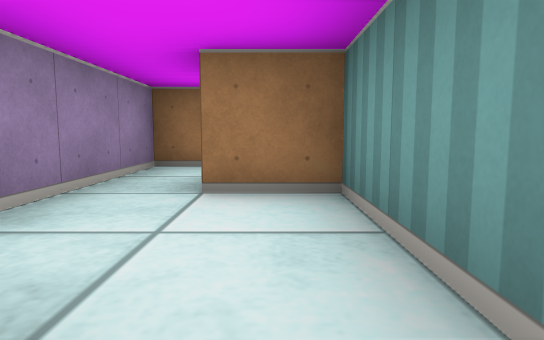
view 1 (above)

24 first-person views from a walk through a cub3D level. The camera is about half as high as the walls, tilts 6° down and sees 75° across. The floor is counted in squares. Each view is taken from the middle of a square. On the plan, view 1 faces up. The plan holds only what a view shows up to about 9 squares ahead; the rest is blank.

view 2
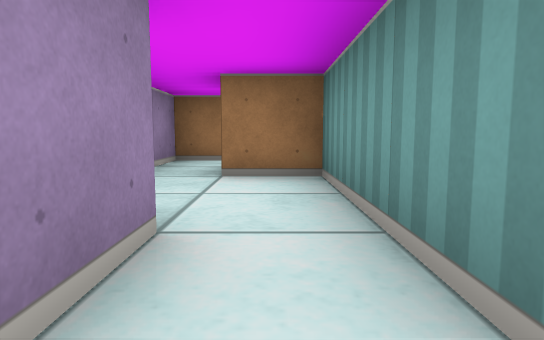

view 3
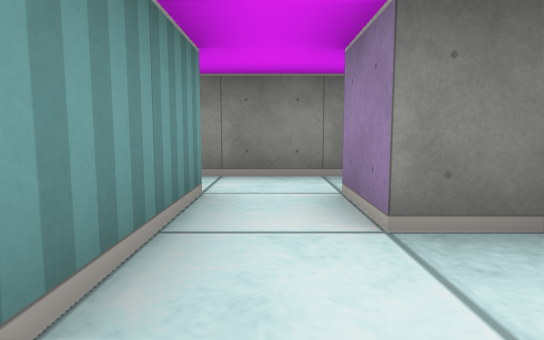

view 4
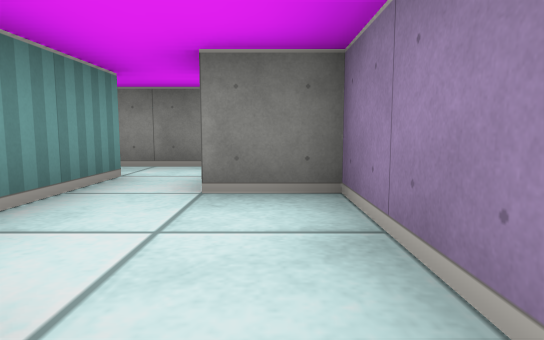

view 5
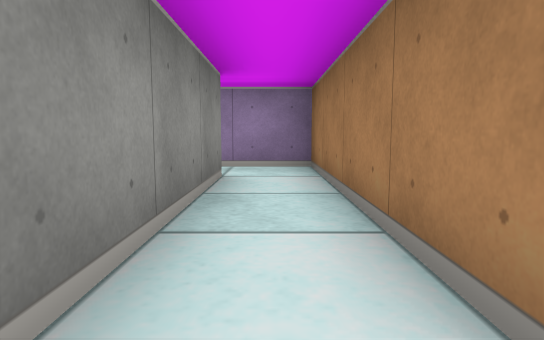

view 6
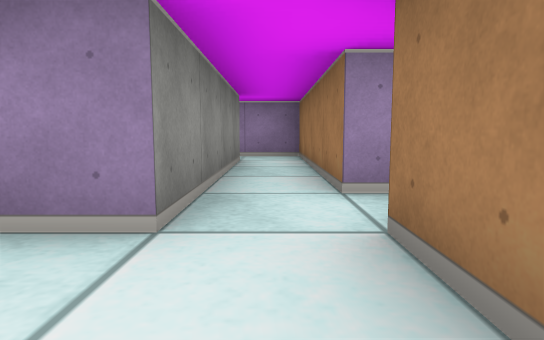

view 7
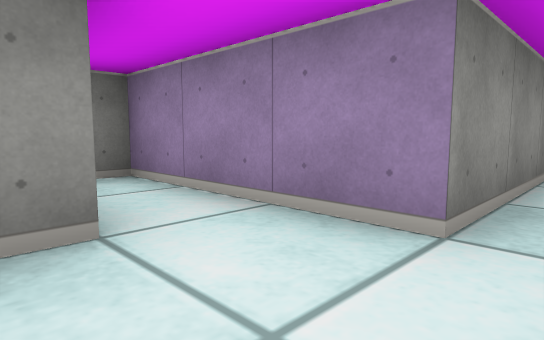

view 8
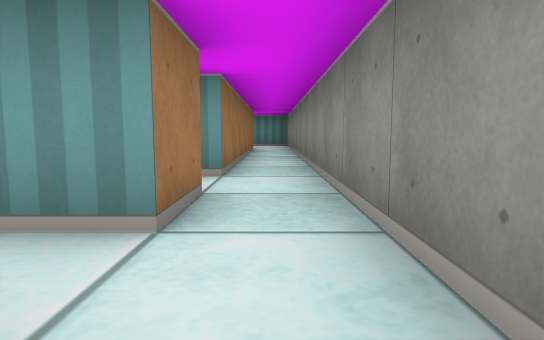

view 9
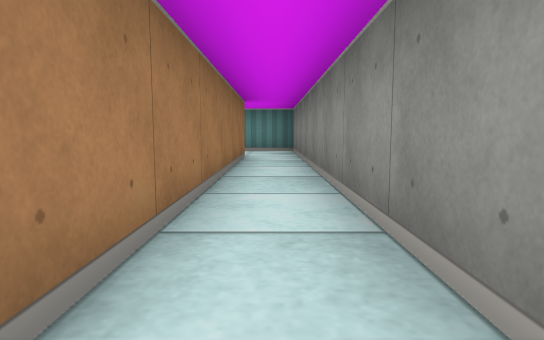

view 10
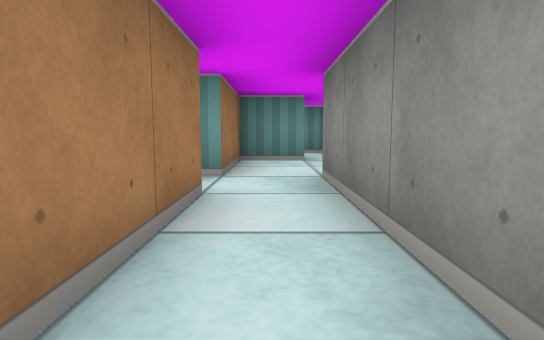

view 11
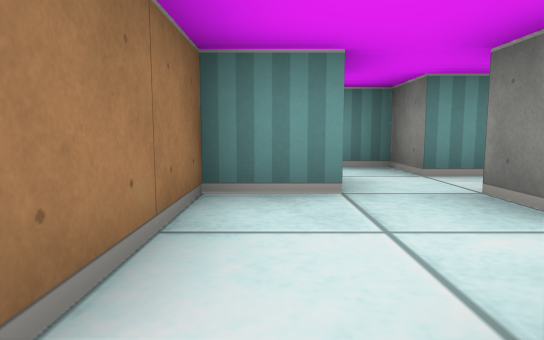

view 12
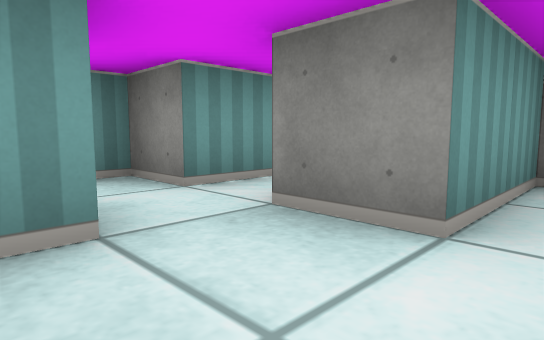

view 13
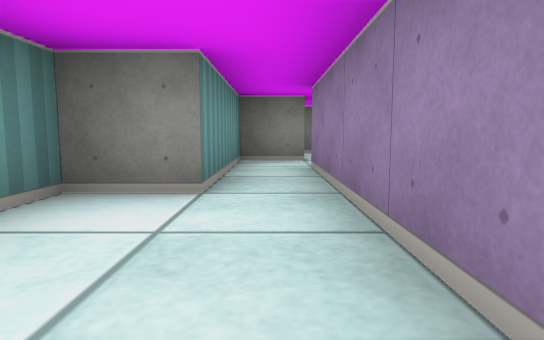

view 14
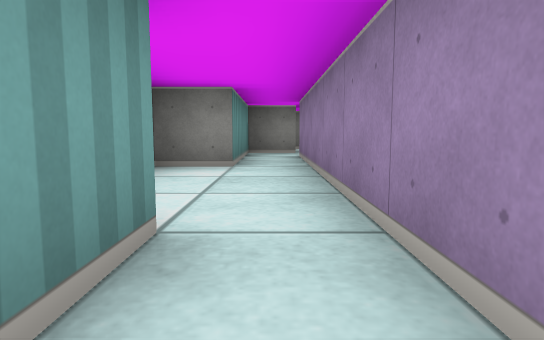

view 15
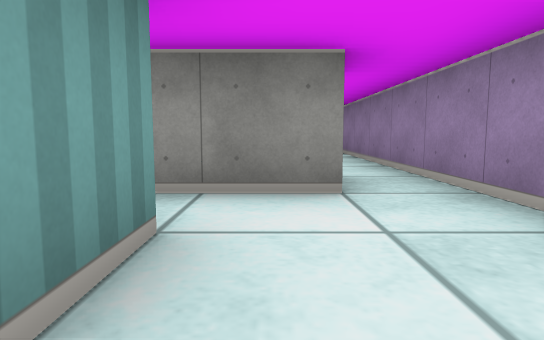

view 16
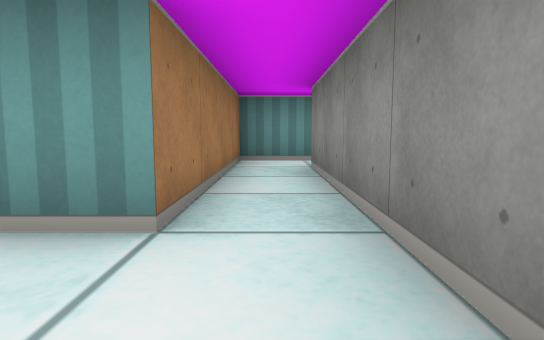

view 17
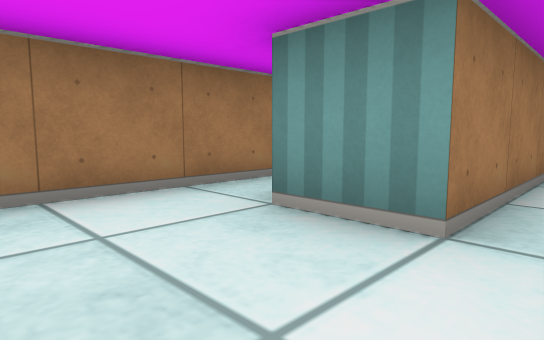

view 18
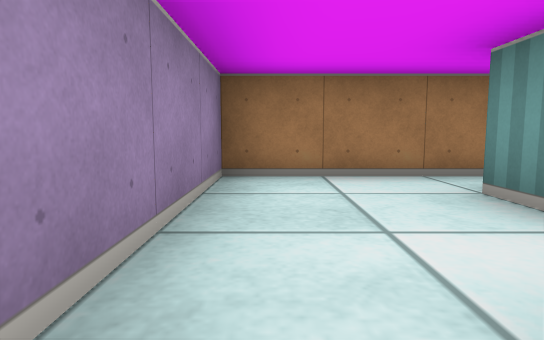

view 19
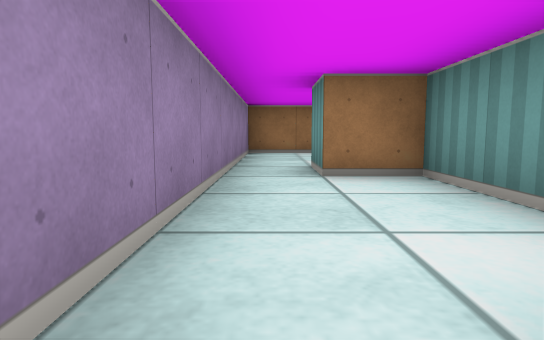

view 20
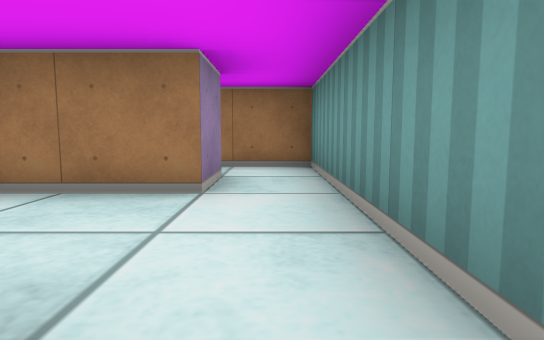

view 21
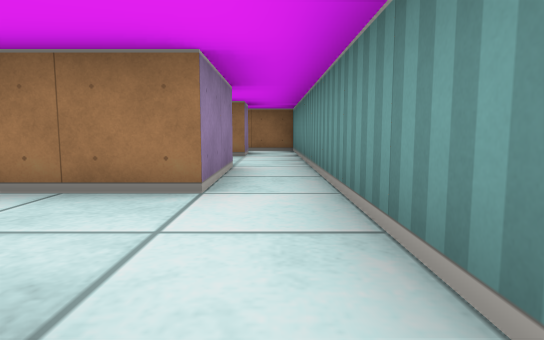

view 22
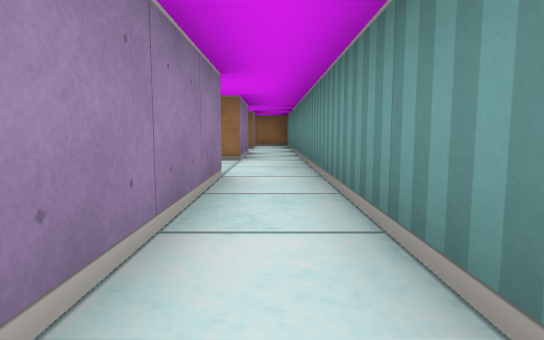

view 23
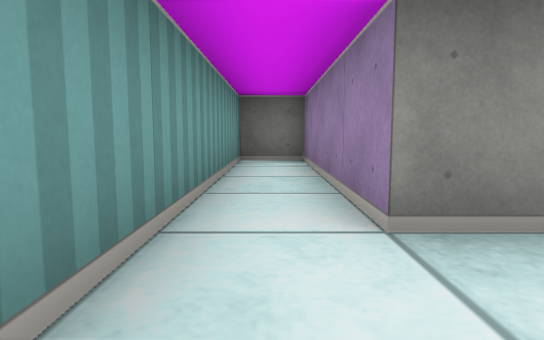

view 24
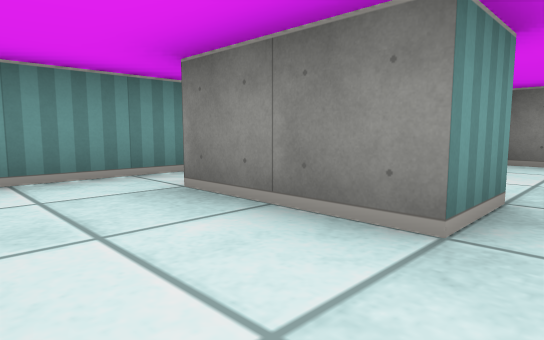

### Floor plan
Points are (right, up) in squares from view 1. A wall is a line through its corners. A room is listed if a view was taken in it or the views show most of it. See-through windows are left out.
Room 1 (views 1, 2, 3, 4, 8)
walls: (1.5, -0.5) (0.5, -0.5) (0.5, 2.5) (-0.5, 2.5); (-0.8, -1.5) (1.4, -1.5); (-1.5, 3.5) (-1.5, 0.5) (-0.5, 0.5) (-0.5, -0.5)
ways out: opening at (-1, 3) to room 2; opening at (1, -1) to room 4
Room 2 (views 5, 10, 11)
walls: (-0.5, 3.5) (3.5, 3.5); (2.5, 4.5) (-1.5, 4.5) (-1.5, 3.5)
ways out: opening at (-1, 3) to room 1; opening at (3, 4) to room 3; opening at (3, 5)
Room 3 (views 6, 7, 12)
walls: (5.5, 3.4) (5.5, 4.5) (3.5, 4.5); (3.5, 3.5) (3.5, 0.5) (4.5, 0.5) (4.5, 2.5) (5.5, 2.5); (6.5, 1.5) (6.5, 2.5) (7.5, 2.5) (7.5, 3.5)
ways out: opening at (3, 4) to room 2; opening at (7, 3) to room 5
Room 4 (view 9)
walls: (1.4, -1.5) (8.5, -1.5); (8.5, -0.5) (2.5, -0.5)
ways out: opening at (1, -1) to room 1; opening at (8, -1) to room 10
Room 5 (views 13, 18, 19)
walls: (6.5, 9.5) (6.5, 3.5); (7.5, 3.5) (7.5, 5.5) (8.5, 5.5) (8.5, 8.5) (7.5, 8.5) (7.5, 9.5)
ways out: opening at (7, 3) to room 3; opening at (7, 9) to room 6
Room 6 (views 14, 16, 17)
walls: (7.5, 9.5) (11.5, 9.5) (11.5, 8.5); (6.5, 11.5) (6.5, 9.5); (7.5, 12.5) (6.5, 12.5); (12.5, 8.5) (12.5, 10.5) (8.5, 10.5) (8.5, 11.5)
ways out: opening at (7, 9) to room 5; opening at (8, 11) to room 7; opening at (12, 9) to room 8
Room 7 (view 15)
walls: (9.5, 12.5) (7.5, 12.5); (6.5, 12.5) (6.5, 11.5)
ways out: opening at (8, 11) to room 6
Room 8 (view 20)
walls: (11.5, 6.5) (11.5, 4.5); (11.5, 8.5) (10, 8.5); (12.5, 4.5) (12.5, 8.5)
ways out: opening at (12, 9) to room 6; opening at (12, 5.5) to room 9
Room 9 (views 21, 22, 23)
walls: (11.5, 2.5) (11.5, -1.5) (12.5, -1.5) (12.5, 4.5)
ways out: opening at (12, 5.5) to room 8; opening at (10.5, 3.5) to room 10
Room 10 (view 24)
walls: (9.5, 1.4) (9.5, 2.5) (11.5, 2.5); (8.5, -1.5) (10.5, -1.5) (10.5, -0.2); (11.5, 4.5) (10, 4.5)
ways out: opening at (8, -1) to room 4; opening at (10.5, 3.5) to room 9

Positions as (right, up) in squares from view 1, and headings:
1: (0, 0), facing up
2: (0, -1), facing up
3: (0, 2), facing down
4: (-1, 3), facing down
5: (3, 4), facing left
6: (5, 4), facing left
7: (5, 4), facing down-left
8: (-1, -1), facing right
9: (2, -1), facing right
10: (0, 4), facing right
11: (3, 4), facing right
12: (4, 4), facing down-right
13: (7, 8), facing down
14: (7, 10), facing down
15: (8, 12), facing down
16: (7, 10), facing right
17: (7, 10), facing up-right
18: (7, 9), facing up
19: (7, 5), facing up
20: (12, 6), facing up
21: (12, 2), facing up
22: (12, -1), facing up
23: (12, 4), facing down
24: (9, 4), facing down-right
